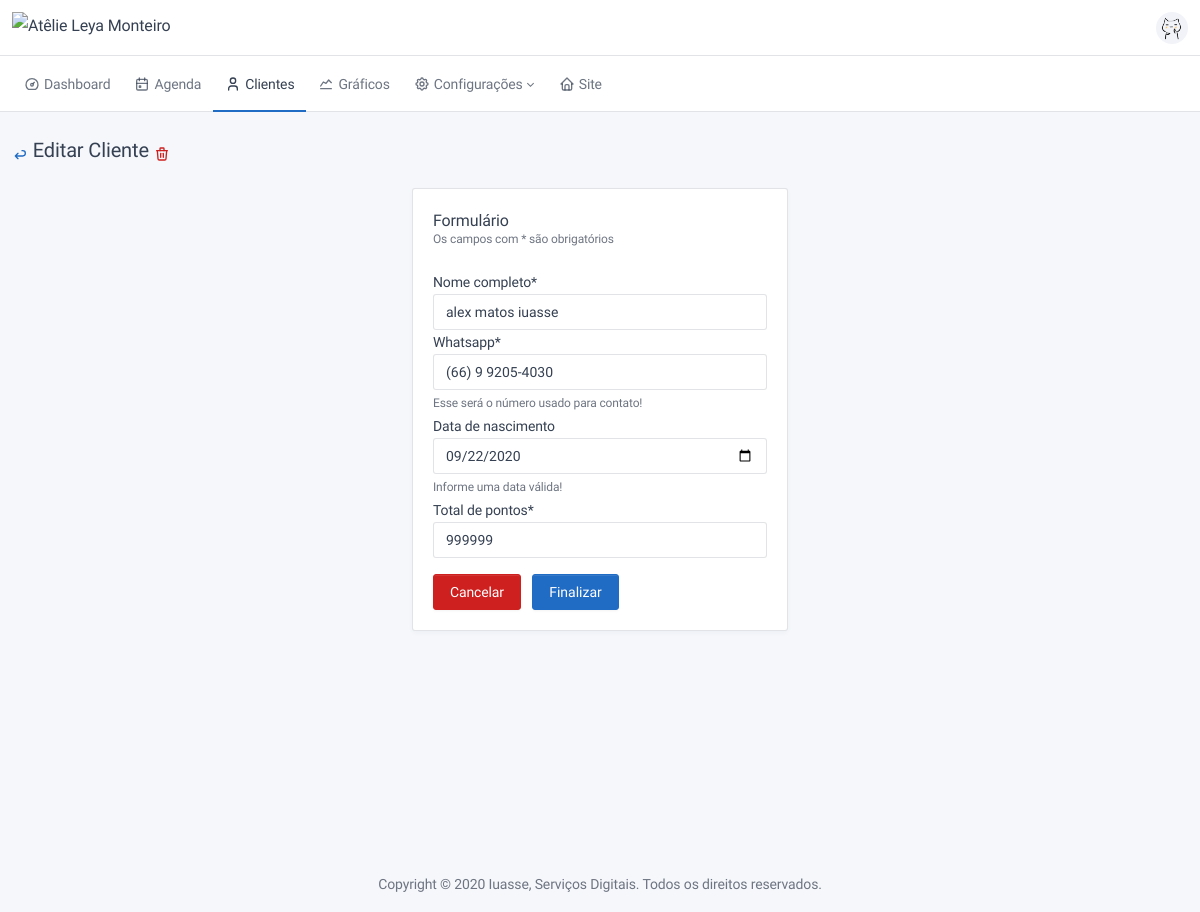
Page /user/admin/2/edit/ (signed in) on the earlier database version.
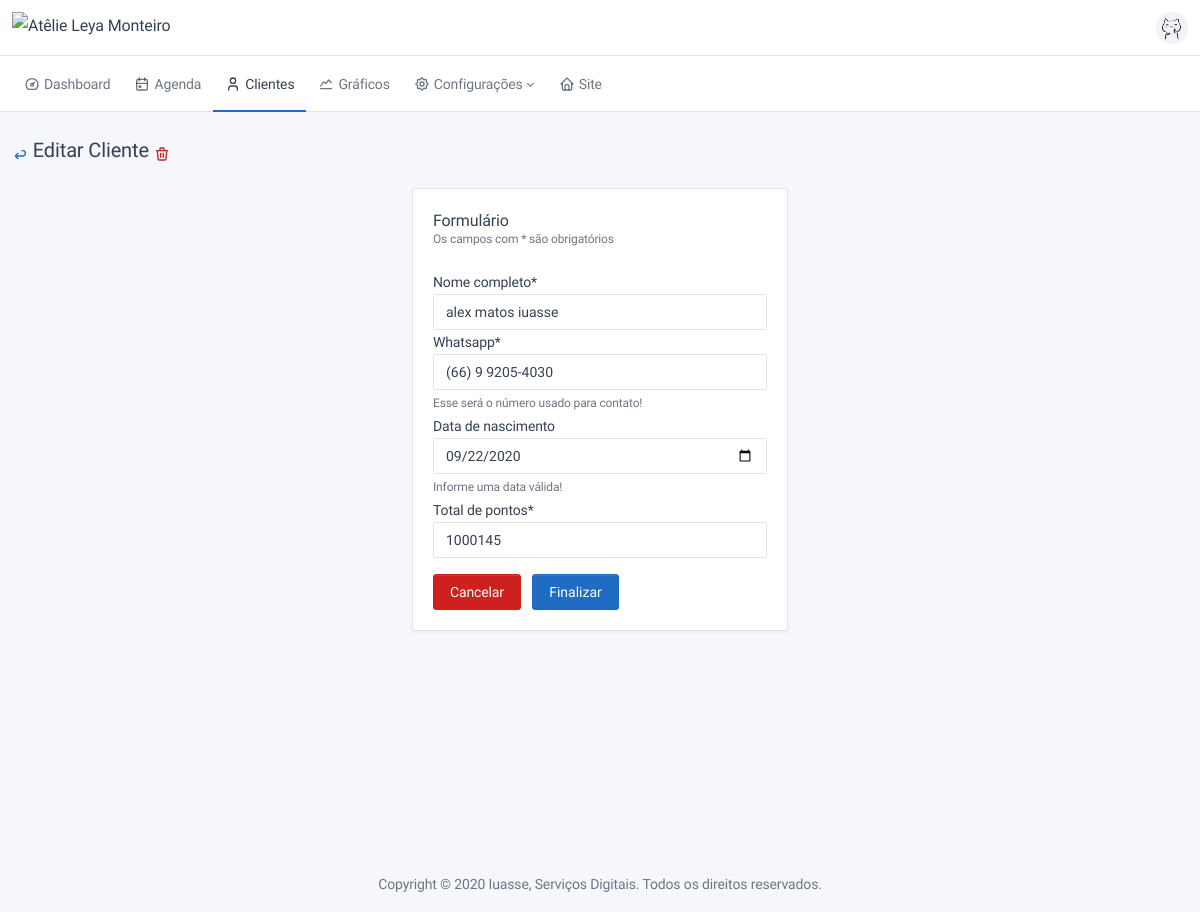
Same page on the later database version.
### users/models.py (models this page shows, shortened)
class Profile(BaseModel):
    name = models.CharField("nome completo", max_length=150)
    birth_date = models.DateField('data de nascimento', blank=True, null=True, help_text="Informe uma data válida!")
    whatsapp = models.CharField('whatsapp', max_length=16, help_text="Esse será o número usado para contato!")
    total_of_points = models.IntegerField(default=0, verbose_name='Total de pontos')
    user = models.OneToOneField(User, on_delete=models.CASCADE)
    def get_absolute_url(self):
        return reverse('users:admin:profile', kwargs={'pk': self.pk})

### users/views.py (the view)
# urls.py: path('<int:pk>/edit/', ProfileEdit.as_view(), name='edit'),
class ProfileEdit(LoginRequiredMixin, PermissionRequiredMixin, UpdateView):
    model = Profile
    form_class = ProfileFormAdmin
    template_name = 'user/form.html'
    permission_required = ('users.edit_profile',)
    title = TITLE_EDIT_USER
    subtitle = SUBTITLE_USER

### users/forms.py
class ProfileFormAdmin(forms.ModelForm):
    class Meta:
        model = Profile
        widgets = {
            'birth_date': forms.DateInput(format='%Y-%m-%d', attrs={'type': 'date'}),
        }
        fields = ('name', 'whatsapp', 'birth_date', 'total_of_points')

### frontend/templates/user/form.html (shortened to what this page needs)
{% extends 'base.html' %}
{% load static %}
{% load crispy_forms_tags %}
{% block content %}
<div class="container-xl">
    <div class="page-header">
        <div class="row align-items-center">
            <div class="col-auto">
                <h2 class="page-title">
                    <a data-toggle="tooltip"
                       href="{% if object %} {{object.get_absolute_url}} {% else %} {{view.get_back_url}} {% endif %}"
                       title="{{TOOLTIP_BACK}}">
                        <span class="text-primary">{{ICON_ARROW_BACK|safe}}</span>
                    </a>
                    {{view.title}}
                    {% if object %}
                    <a data-toggle="tooltip" href="{{ view.get_delete_url }}" title="{{TOOLTIP_DEL}}">
                        <span class="text-danger">{{ICON_DELETE|safe}}</span>
                    </a>
                    {% endif %}
                </h2>
            </div>
        </div>
    </div>
    <div class="row align-items-center">
        <div class="col-lg-4 ml-auto mr-auto">
            <div class="card">
                <div class="card-body">
                    <h3 class="card-title">Formulário</h3>
                    <div class="card-subtitle">Os campos com * são obrigatórios</div>
                    <form method="post">
                        {% for field in form %}
                        {{ field|as_crispy_field }}
                        {% endfor %}
                        <div class="form-row">
                            <div class="pull-right mt-3">
                                <a class="btn btn-danger mr-2"
                                   href="{% if object %} {{object.get_absolute_url}} {% else %} {{view.get_back_url}} {% endif %}"
                                   type="button">
                                    Cancelar
                                </a>
                                <button class="btn btn-primary" type="submit">Finalizar</button>
                            </div>
                        </div>
                    </form>
                </div>
            </div>
        </div>
    </div>
</div>
{% endblock %}

Differences in the rows shown:
changed Profile "alex matos iuasse": total_of_points "999999" → "1000145"
